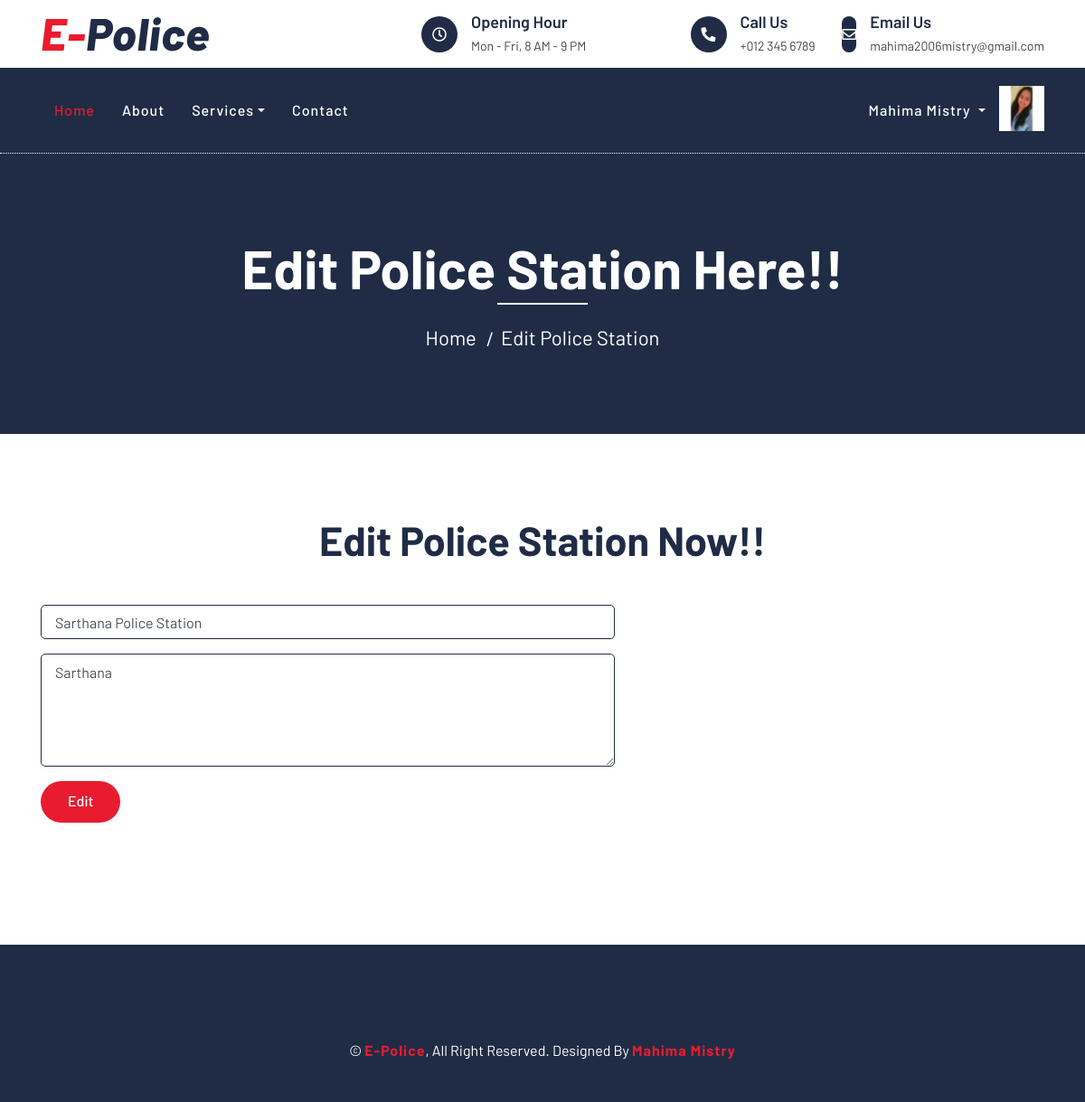
The app's page /edit_police_station/6 (signed in) with its own data.
### epolice/models.py (models this page shows, shortened)
class User(models.Model):
    fname = models.CharField(max_length=50)
    lname = models.CharField(max_length=50)
    email = models.EmailField(unique=True)
    mobile = models.CharField(max_length=10)
    address = models.TextField(max_length=300)
    role = models.CharField(max_length=20,null=True,blank=True)
    password = models.CharField(max_length=50)
    pic = models.FileField(upload_to='Profile',default='profile.jpg')

### police_station/models.py (models this page shows, shortened)
class Police_station(models.Model):
    police_station_name = models.CharField(max_length=50)
    area = models.TextField()

### police_station/views.py (the view, shortened to what this page needs)
# urls.py: path('edit_police_station/<int:id>',views.edit_police_station,name="edit_police_station"),
def edit_police_station(request,id):
    uid = User.objects.get(email=request.session['email'])
    police_station = Police_station.objects.get(id=id)
    return render(request,'edit_police_station.html',{'uid':uid,'police_station':police_station})

### police_station/templates/edit_police_station.html (shortened to what this page needs)
{% extends 'header.html' %}
{% load static %}
{% block content %}
<div class="page-header">
    <div class="container">
        <div class="row">
            <div class="col-12">
                <h2>Edit Police Station Here!!</h2>
            </div>
            <div class="col-12">
                <a href="{% url 'index' %}">Home</a>
                <a href="">Edit Police Station</a>
            </div>
        </div>
    </div>
</div>
<div class="contact">
    <div class="container">
        <div class="section-header text-center">
            <h2>Edit Police Station Now!!</h2>
        </div>
        <div class="row">
            <div class="col-md-7">
                <div class="contact-form">
                    <form name="sentMessage" action="{% url 'edit_police_station' police_station.id %}" method="POST" enctype="multipart/form-data">
                        <div class="control-group">
                            <input type="text" class="form-control" value='{{ police_station.police_station_name }}' name="police_station_name" id="police_station_name" placeholder="Add Police Station Name" required />
                        </div>
                        <div class="control-group">
                            <textarea class="form-control" name="area" id="area" placeholder="Area" required>{{ police_station.area }}</textarea>
                        </div>
                        <div>
                            <button class="btn btn-custom" type="submit">Edit</button>
                        </div>
                    </form>
                </div>
            </div>
        </div>
    </div>
</div>
{% endblock %}

### epolice/templates/header.html (shortened to what this page needs)
{% load static %}
<!DOCTYPE html>
<html lang="en">
    <head>
        <link href="https://stackpath.bootstrapcdn.com/bootstrap/4.4.1/css/bootstrap.min.css" rel="stylesheet">
        <link href="https://cdnjs.cloudflare.com/ajax/libs/font-awesome/5.10.0/css/all.min.css" rel="stylesheet">
        <link href="{% static 'lib/flaticon/font/flaticon.css' %}" rel="stylesheet">
        <link href="{% static 'lib/animate/animate.min.css' %}" rel="stylesheet">
        <link href="{% static 'lib/owlcarousel/assets/owl.carousel.min.css' %}" rel="stylesheet">
        <link href="{% static 'css/style.css' %}" rel="stylesheet">
    </head>
    <body>
        <div class="top-bar">
            <div class="container">
                <div class="row align-items-center">
                    <div class="col-lg-4 col-md-12">
                        <div class="logo">
                            <a href="{% url 'index' %}">
                                <h1>E-<span>Police</span></h1>
                            </a>
                        </div>
                    </div>
                    <div class="col-lg-8 col-md-7 d-none d-lg-block">
                        <div class="row">
                            <div class="col-4">
                                <div class="top-bar-item">
                                    <div class="top-bar-icon">
                                        <i class="far fa-clock"></i>
                                    </div>
                                    <div class="top-bar-text">
                                        <h3>Opening Hour</h3>
                                        <p>Mon - Fri, 8 AM - 9 PM</p>
                                    </div>
                                </div>
                            </div>
                            <div class="col-4">
                                <div class="top-bar-item">
                                    <div class="top-bar-icon">
                                        <i class="fa fa-phone-alt"></i>
                                    </div>
                                    <div class="top-bar-text">
                                        <h3>Call Us</h3>
                                        <p>+012 345 6789</p>
                                    </div>
                                </div>
                            </div>
                            <div class="col-4">
                                <div class="top-bar-item">
                                    <div class="top-bar-icon">
                                        <i class="far fa-envelope"></i>
                                    </div>
                                    <div class="top-bar-text">
                                        <h3>Email Us</h3>
                                        <p>mahima2006mistry@gmail.com</p>
                                    </div>
                                </div>
                            </div>
                        </div>
                    </div>
                </div>
            </div>
        </div>
        <div class="nav-bar">
            <div class="container">
                <nav class="navbar navbar-expand-lg bg-dark navbar-dark">
                    <div class="collapse navbar-collapse justify-content-between" id="navbarCollapse">
                        <div class="navbar-nav mr-auto">
                            <a href="{% url 'index' %}" class="nav-item nav-link active">Home</a>
                            <a href="{% url 'about' %}" class="nav-item nav-link">About</a>
                            {% if uid.role == 'citizen' %}
                            <div class="nav-item dropdown">
                                <a href="#" class="nav-link dropdown-toggle" data-toggle="dropdown">Services</a>
                                <div class="dropdown-menu">
                                    <a href="{% url 'add_fir' %}" class="dropdown-item">Register FIR</a>
                                    <a href="{% url 'view_fir' %}" class="dropdown-item">View FIR Status</a>
                                </div>
                            </div>
                            {% elif uid.role == 'police' %}
                            <div class="nav-item dropdown">
                                <a href="#" class="nav-link dropdown-toggle" data-toggle="dropdown">Services</a>
                            </div>
                            {% endif %}
                            {% if request.session.email %}
                            <a href="{% url 'contact' %}" class="nav-item nav-link">Contact</a>
                            {% endif %}
                        </div>
                        {% if request.session.email %}
                        <ul class="navbar-nav">
                            <li class="nav-item dropdown">
                                <a class="nav-link dropdown-toggle" id="navbarDropdown" role="button" data-toggle="dropdown" aria-haspopup="true" aria-expanded="false">
                                    {{ uid.fname }} {{ uid.lname }}
                                </a>
                            </li>
                            {% if uid.pic %}
                            <li class="nav-item">
                                <img src="{{ uid.pic.url }}" alt="" width="50px" height="50px">
                            </li>
                            {% endif %}
                          </ul>
                        {% else %}
                        <div class="ml-auto">
                            <a class="btn btn-custom" href="{% url 'login' %}">Login/Register</a>
                        </div>
                        {% endif %}
                    </div>
                </nav>
            </div>
        </div>
        {% block content %}
        {% endblock %}
        <div class="footer">
            <div class="container copyright">
                <p>&copy; <a href="{% url 'index' %}">E-Police</a>, All Right Reserved. Designed By <a href="">Mahima Mistry</a></p>
            </div>
        </div>
    </body>
</html>

### epolice/static/css/style.css (style rules this page uses)
body { color: #444444; font-weight: 400; background: #ffffff; font-family: 'Barlow', sans-serif; }
h1, h2, h3, h4, h5, h6 { color: #202C45; }
a { color: #202C45; transition: .3s; }
.btn.btn-custom { padding: 10px 30px 12px 30px; text-align: center; font-size: 16px; font-weight: 500; color: #ffffff; background: #E81C2E; border: none; border-radius: 60px; box-shadow: inset 0 0 0 0 #202C45; transition: ease-out 0.5s; -webkit-transition: ease-out 0.5s; -moz-transition: ease-out 0.5s; }
.top-bar { position: relative; height: 75px; display: flex; align-items: center; background: #ffffff; }
.top-bar .logo { text-align: left; overflow: hidden; }
.top-bar .logo h1 { margin: -4px 0 0 0; color: #E81C2E; font-size: 50px; line-height: 50px; font-weight: 800; letter-spacing: 1px; font-style: italic; }
.top-bar .logo h1 span { color: #202C45; }
.top-bar .top-bar-item { display: flex; align-items: center; justify-content: flex-end; }
.top-bar .top-bar-icon { width: 40px; height: 40px; display: flex; align-items: center; justify-content: center; background: #202C45; border-radius: 40px; }
.top-bar .top-bar-icon i { margin: 0; color: #ffffff; font-size: 16px; }
.top-bar .top-bar-text { padding-left: 15px; }
.top-bar .top-bar-text h3 { margin: 0 0 5px 0; font-size: 18px; font-weight: 600; }
.top-bar .top-bar-text p { margin: 0; font-size: 14px; font-weight: 400; }
.nav-bar { position: relative; background: #202C45; }
.nav-bar .navbar { padding: 20px 0; background: #202C45 !important; transition: .3s; }
.navbar-dark .navbar-nav .nav-link, .navbar-dark .navbar-nav .nav-link:focus, .navbar-dark .navbar-nav .nav-link:hover, .navbar-dark .navbar-nav .nav-link.active { color: #ffffff; padding: 15px; font-weight: 500; letter-spacing: 1px; }
.navbar-dark .navbar-nav .nav-link:hover, .navbar-dark .navbar-nav .nav-link.active { color: #E81C2E; }
.page-header { position: relative; margin-bottom: 45px; padding: 90px 0; text-align: center; background: #202C45; border-top: 1px dotted #ffffff; }
.page-header h2 { position: relative; color: #ffffff; font-size: 60px; font-weight: 700; margin-bottom: 20px; padding-bottom: 5px; }
.page-header h2::after { position: absolute; content: ""; width: 100px; height: 2px; left: calc(50% - 50px); bottom: 0; background: #ffffff; }
.page-header a { position: relative; padding: 0 12px; font-size: 22px; color: #ffffff; }
.page-header a::after { position: absolute; content: "/"; width: 8px; height: 8px; top: -2px; right: -7px; text-align: center; color: #ffffff; }
.page-header a:last-child::after { display: none; }
.section-header { position: relative; width: 100%; max-width: 700px; margin: 0 auto 45px auto; }
.section-header h2 { margin: 0; font-size: 45px; font-weight: 700; text-transform: capitalize; }
.contact { position: relative; width: 100%; padding: 45px 0; }
.contact .contact-form { position: relative; width: 100%; margin-bottom: 45px; }
.contact .contact-form input { padding: 15px; border-radius: 5px; border: 1px solid #202C45; }
.contact .contact-form textarea { height: 125px; padding: 8px 15px; border-radius: 5px; border: 1px solid #202C45; }
.footer { position: relative; margin-top: 45px; padding-top: 90px; background: #202C45; }
.footer .copyright { text-align: center; padding-top: 15px; padding-bottom: 45px; }
.footer .copyright p { margin: 0; color: #ffffff; }
.footer .copyright p a { color: #E81C2E; font-weight: 700; letter-spacing: 1px; }

### records on screen
User: fname "Mahima", lname "Mistry", pic (picture)
Police_station: police_station_name "Sarthana Police Station", area "Sarthana"
